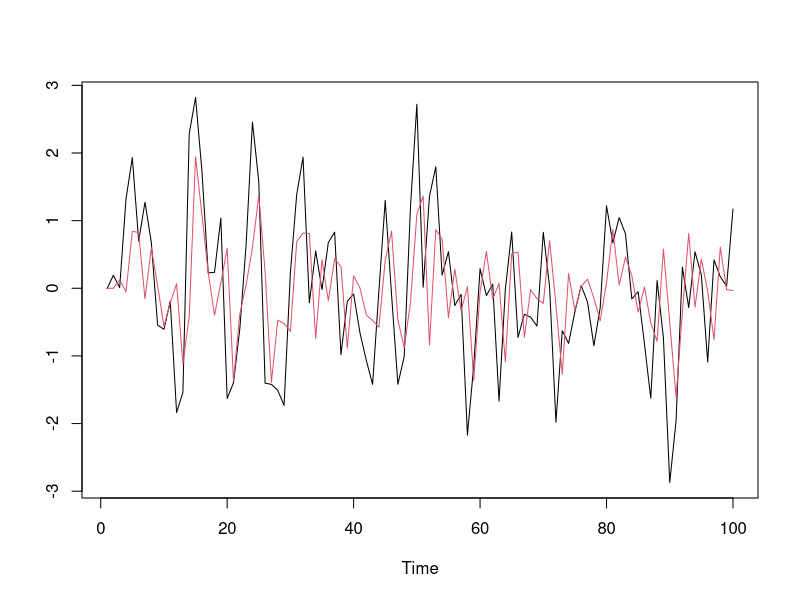

The R script that drew this image:
## ---- chunk 1
knitr::opts_knit$set(root.dir = 'C:/Users/neide/OneDrive/Documents/TimeSeriesR/Data')
## ---- chunk 2
set.seed(777)
n <- 100
z <- rnorm(n+1)		# Gaussian input
theta <- .8
x <- z[-1] + theta*z[-(n+1)]
xhat <- rep(0,n)
phi1 <- (1+theta^2)*theta/(1+theta^2+theta^4)
phi2 <- -theta^2/(1+theta^2+theta^4)
for(t in 3:n)
{
  xhat[t] <- phi1*x[t-1] + phi2*x[t-2]
}
plot(ts(x),xlab="Time",ylab="",main="")
lines(ts(xhat),col=2)
